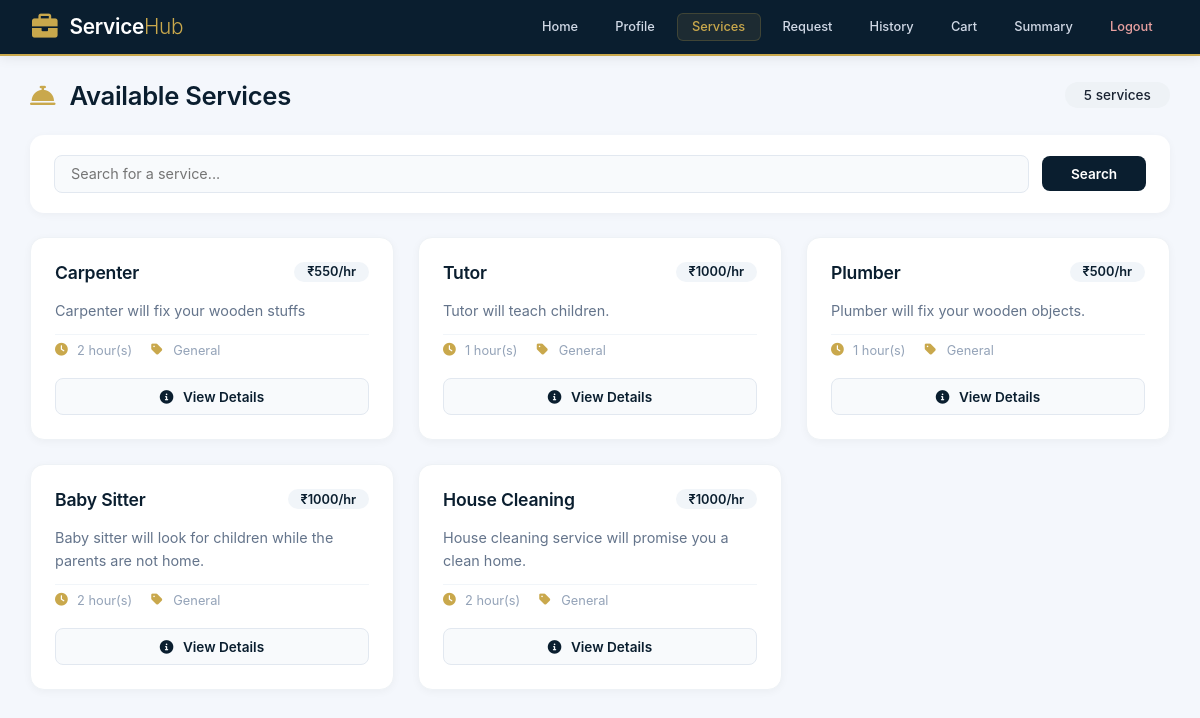
/services, run on the app's committed database.
### models.py (models this page shows)
class Service(db.Model):
    __tablename__ = 'services'
    id = db.Column(db.Integer, primary_key=True)
    name = db.Column(db.String(80), unique=True, nullable=False)
    price = db.Column(db.Integer, nullable=False)
    timerequired = db.Column(db.Integer, nullable=False)
    description = db.Column(db.String(200), nullable=False)
    allowed = db.Column(db.Boolean, default=False, nullable=False)
    status = db.Column(db.String(20), default="Pending", nullable=False)

### routes.py (the view)
@app.route('/services', methods=['GET', 'POST'])
def services():
    search_query = request.form.get('search', '').strip()  # Get the search query
    services_query = Service.query.filter(Service.status == 'Confrimed')
    if search_query:
        services_query = services_query.filter(Service.name.ilike(f'%{search_query}%'))
    services = services_query.all()
    return render_template(
        'services.html',
        services=services,
        search_query=search_query
    )

### templates/Services.html (shortened to what this page needs)
<!DOCTYPE html>
<html lang="en">
<head>
    <link rel="stylesheet" href="https://cdnjs.cloudflare.com/ajax/libs/font-awesome/6.0.0-beta3/css/all.min.css" />
</head>
<body>
    <header>
        <div class="header-content">
            <div class="logo">
                <i class="fas fa-briefcase"></i>
                <h1>Service<span>Hub</span></h1>
            </div>
            <nav>
                <a href="{{ url_for('customer_dashboard') }}">Home</a>
                <a href="{{ url_for('customer_profile') }}">Profile</a>
                <a href="{{ url_for('services') }}" class="active">Services</a>
                <a href="{{ url_for('create_service_request') }}">Request</a>
                <a href="{{ url_for('booking_history') }}">History</a>
                <a href="{{ url_for('view_cart') }}">Cart</a>
                <a href="{{ url_for('request_summary') }}">Summary</a>
                <a href="{{ url_for('logout') }}" class="nav-logout">Logout</a>
            </nav>
        </div>
    </header>
    <div class="main-content">
        <div class="page-header">
            <h2>
                <i class="fas fa-concierge-bell"></i> Available Services
            </h2>
            <span class="count-badge">{{ services|length }} services</span>
        </div>
        <div class="search-section">
            <form method="POST" action="{{ url_for('services') }}">
                <input
                    type="text"
                    name="search"
                    placeholder="Search for a service..."
                    value="{{ search_query if search_query else '' }}"
                />
                <button type="submit">Search</button>
            </form>
        </div>
        <div class="services-grid">
            {% if services %}
                {% for service in services %}
                <div class="service-card">
                    <div class="card-header">
                        <span class="service-name">{{ service.name }}</span>
                        <span class="price-badge">₹{{ service.price }}/hr</span>
                    </div>
                    <p class="service-description">{{ service.description }}</p>
                    <div class="service-meta">
                        <span><i class="fas fa-clock"></i> {{ service.timerequired }} hour(s)</span>
                        <span><i class="fas fa-tag"></i> {{ service.category or 'General' }}</span>
                    </div>
                    <a href="#" class="btn-details">
                        <i class="fas fa-info-circle"></i> View Details
                    </a>
                </div>
                {% endfor %}
            {% else %}
                <div class="empty-state">
                    <i class="fas fa-search"></i>
                    <p>No services found matching your search.</p>
                    <p class="sub-text">Try adjusting your search terms</p>
                </div>
            {% endif %}
        </div>
    </div>
</body>
</html>

### templates/Services.html (style rules this page uses)
* { margin: 0; padding: 0; box-sizing: border-box; }
body { font-family: 'Inter', -apple-system, BlinkMacSystemFont, 'Segoe UI', Roboto, sans-serif; background: #f4f7fc; color: #1a2332; min-height: 100vh; }
header { background: #0a1e2f; color: #ffffff; width: 100%; padding: 0.8rem 2rem; box-shadow: 0 2px 12px rgba(0, 0, 0, 0.08); border-bottom: 2px solid #c9a84c; position: sticky; top: 0; z-index: 100; }
.header-content { max-width: 1400px; margin: 0 auto; display: flex; flex-wrap: wrap; align-items: center; justify-content: space-between; gap: 0.5rem; }
.logo { display: flex; align-items: center; gap: 0.75rem; }
.logo i { font-size: 1.6rem; color: #c9a84c; }
.logo h1 { font-size: 1.3rem; font-weight: 600; letter-spacing: -0.3px; }
.logo span { color: #c9a84c; font-weight: 300; }
nav { display: flex; flex-wrap: wrap; gap: 0.2rem 0.4rem; align-items: center; }
nav a { text-decoration: none; color: #d1d9e6; font-weight: 500; padding: 0.35rem 0.9rem; border-radius: 6px; font-size: 0.8rem; transition: all 0.2s ease; border: 1px solid transparent; white-space: nowrap; }
nav a.active { color: #c9a84c; background: rgba(201, 168, 76, 0.1); border-color: rgba(201, 168, 76, 0.2); }
.nav-logout { color: #e8a0a0 !important; }
.main-content { max-width: 1400px; width: 95%; margin: 1.5rem auto 2rem; }
.page-header { display: flex; justify-content: space-between; align-items: center; flex-wrap: wrap; gap: 1rem; margin-bottom: 1.5rem; }
.page-header h2 { font-size: 1.6rem; font-weight: 600; color: #0a1e2f; letter-spacing: -0.3px; }
.page-header h2 i { color: #c9a84c; margin-right: 0.5rem; }
.page-header .count-badge { background: #eef2f6; padding: 0.3rem 1.2rem; border-radius: 40px; font-size: 0.85rem; font-weight: 500; color: #1a2332; }
.search-section { background: white; border-radius: 14px; padding: 1.25rem 1.5rem; box-shadow: 0 2px 8px rgba(0, 0, 0, 0.04); margin-bottom: 1.5rem; display: flex; flex-wrap: wrap; gap: 0.8rem; align-items: center; }
.search-section form { display: flex; flex-wrap: wrap; gap: 0.8rem; flex: 1; align-items: center; }
.search-section input { flex: 1; min-width: 200px; padding: 0.6rem 1rem; font-size: 0.9rem; border: 1.5px solid #e2e8f0; border-radius: 8px; background: #f8fafc; transition: all 0.2s; font-family: inherit; color: #1a2332; }
.search-section button { padding: 0.6rem 1.8rem; background: #0a1e2f; color: white; border: none; border-radius: 8px; font-weight: 600; font-size: 0.85rem; cursor: pointer; transition: all 0.2s; font-family: inherit; }
.services-grid { display: grid; grid-template-columns: repeat(auto-fill, minmax(300px, 1fr)); gap: 1.5rem; }
.service-card { background: white; border-radius: 14px; padding: 1.5rem; box-shadow: 0 2px 8px rgba(0, 0, 0, 0.04); border: 1px solid #eef2f6; transition: all 0.25s ease; display: flex; flex-direction: column; }
.service-card .card-header { display: flex; justify-content: space-between; align-items: flex-start; margin-bottom: 0.5rem; }
.service-card .service-name { font-size: 1.1rem; font-weight: 600; color: #0a1e2f; letter-spacing: -0.2px; }
.service-card .price-badge { background: #f1f5f9; padding: 0.15rem 0.8rem; border-radius: 20px; font-size: 0.8rem; font-weight: 600; color: #0a1e2f; }
.service-card .service-description { font-size: 0.9rem; color: #64748b; line-height: 1.6; margin: 0.5rem 0 0.75rem; flex: 1; }
.service-card .service-meta { display: flex; gap: 1.2rem; font-size: 0.8rem; color: #94a3b8; padding: 0.5rem 0; border-top: 1px solid #f1f5f9; margin-top: auto; }
.service-card .service-meta span { display: flex; align-items: center; gap: 6px; }
.service-card .service-meta i { color: #c9a84c; width: 1rem; }
.btn-details { width: 100%; padding: 0.6rem; background: #f8fafc; color: #0a1e2f; border: 1.5px solid #e2e8f0; border-radius: 8px; font-weight: 600; font-size: 0.85rem; cursor: pointer; transition: all 0.2s; font-family: inherit; margin-top: 0.75rem; text-align: center; text-decoration: none; }
.btn-details i { margin-right: 6px; }

### data on the page
Service: name "Carpenter", price "550", description "Carpenter will fix your wooden stuffs", timerequired "2", category "General"
Service: name "Tutor", price "1000", description "Tutor will teach children.", timerequired "1", category "General"
Service: name "Plumber", price "500", description "Plumber will fix your wooden objects.", timerequired "1", category "General"
Service: name "Baby Sitter", price "1000", description "Baby sitter will look for children while the parents are not home.", timerequired "2", category "General"
Service: name "House Cleaning", price "1000", description "House cleaning service will promise you a clean home.", timerequired "2", category "General"

### other printed values
{{ services|length }} "5"
